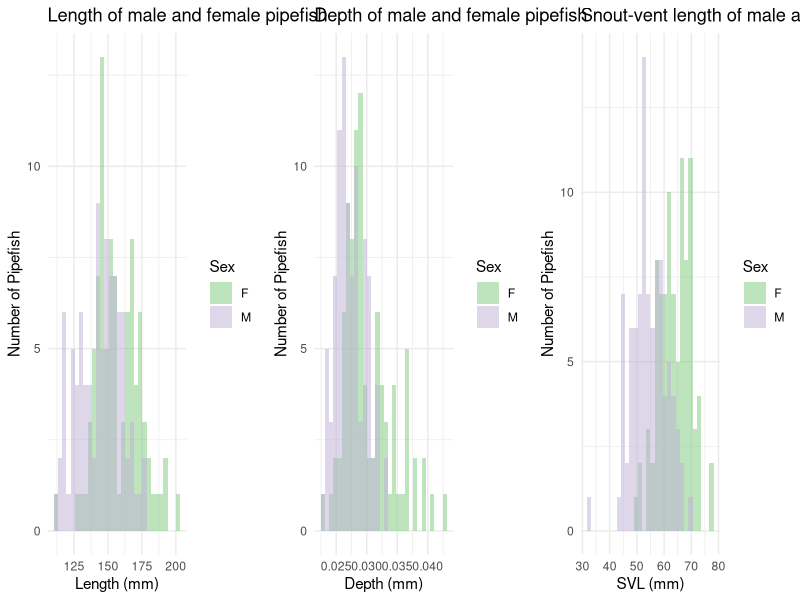

This figure's R source: (Note: this script raises an error after producing the figure.)
## ---- chunk 1
knitr::opts_knit$set(root.dir='../',
                     fig_path="../figs/")
## ---- chunk 2
#This is a cohesive list of all the libraries used in this document
library(ggplot2)
library(cowplot)
library(fBasics)
library(pwr)
library(lme4)
library(dplyr)
library(tidyr)
library(knitr)

## ---- chunk 3

#MomIDs and embryo counts for each section of the male's brood pouch
em_dat <- read.csv("data/EmbryoParentage_fuscus.csv")

#Metadata for males and females from the mesocosm experiments
fem_mesoFU <- read.csv("data/all_fem_meso_fuscus.csv")
mal_mesoFU <- read.csv("data/all_mal_meso_fuscus.csv")

## ---- chunk 4
#Adjust the torso depth
fem_mesoFU$depth_adj <- fem_mesoFU$depth/fem_mesoFU$length
mal_mesoFU$depth_adj <- mal_mesoFU$depth/mal_mesoFU$length

#Testing to see if the variances are equal
var.test(fem_mesoFU$length, mal_mesoFU$length) #EQUAL
var.test(fem_mesoFU$depth_adj, mal_mesoFU$depth_adj) #NOT EQUAL
var.test(fem_mesoFU$svl, mal_mesoFU$svl) #EQUAL

#Testing for normal distribution - Females
normalTest(fem_mesoFU$length, method = "da") #NORMAL
normalTest(fem_mesoFU$depth_adj, method = "da") #NOT NORMAL
normalTest(fem_mesoFU$svl, method = "da") #NORMAL

#Testing for normal distribution - Males
normalTest(mal_mesoFU$length, method = "da") #NOT NORMAL
normalTest(mal_mesoFU$depth_adj, method = "da") #NORMAL
normalTest(mal_mesoFU$svl, method = "da") #NORMAL

## ---- chunk 5
#Combining the datasets
fem_mesoFU$Sex <- "F"
mal_mesoFU$Sex <- "M"
all_sex_meso <- rbind(fem_mesoFU[, c("length", "depth_adj", "svl", "Sex")], mal_mesoFU[, c("length", "depth_adj", "svl", "Sex")])

length <- ggplot(data = all_sex_meso, aes(x = length)) +
  geom_histogram(aes(fill = Sex),
                 alpha = 0.5,
                 position = 'identity') +
  scale_fill_manual(values = c("#7fc97f75", "#beaed475")) +
  theme_minimal() +
  labs(x = "Length (mm)",
       y = "Number of Pipefish",
       title = "Length of male and female pipefish")

depth <- ggplot(data = all_sex_meso, aes(x = depth_adj)) +
  geom_histogram(aes(fill = Sex),
                 alpha = 0.5,
                 position = 'identity') +
  scale_fill_manual(values = c("#7fc97f75", "#beaed475")) +
  theme_minimal() +
  labs(x = "Depth (mm)",
       y = "Number of Pipefish",
       title = "Depth of male and female pipefish")

svl <- ggplot(data = all_sex_meso, aes(x = svl)) +
  geom_histogram(aes(fill = Sex),
                 alpha = 0.5,
                 position = 'identity') +
  scale_fill_manual(values = c("#7fc97f75", "#beaed475")) +
  theme_minimal() +
  labs(x = "SVL (mm)",
       y = "Number of Pipefish",
       title = "Snout-vent length of male and female pipefish")

plot_grid(length, depth, svl,
          ncol = 3)

## ---- chunk 6
#Running the appropriate test
wilcox.test(fem_mesoFU$length, mal_mesoFU$length)
wilcox.test(fem_mesoFU$depth_adj, mal_mesoFU$depth_adj)
t.test(fem_mesoFU$svl, mal_mesoFU$svl, var.equal = TRUE)
## ---- chunk 7

#Checking the power - length
d_mean_len <- abs(mean(fem_mesoFU$length, na.rm = TRUE) - 
                    mean(mal_mesoFU$length, na.rm = TRUE))
pool_sd_len <- sqrt((var(fem_mesoFU$length, na.rm = TRUE) + 
                       var(mal_mesoFU$length, na.rm = TRUE))/ 2)
d_len <- d_mean_len/pool_sd_len

pwr.t.test(n = nrow(fem_mesoFU), 
           d = d_len,
           sig.level = 0.05,
           type = 'two.sample',
           alternative = 'two.sided')

#Checking the power - SVL
d_mean_svl <- abs(mean(fem_mesoFU$svl, na.rm = TRUE) - 
                    mean(mal_mesoFU$svl, na.rm = TRUE))
pool_sd_svl <- sqrt((var(fem_mesoFU$svl, na.rm = TRUE) + 
                       var(mal_mesoFU$svl, na.rm = TRUE))/ 2)
d_svl <- d_mean_svl/pool_sd_svl

pwr.t.test(n = nrow(fem_mesoFU), 
           d = d_svl,
           sig.level = 0.05,
           type = 'two.sample',
           alternative = 'two.sided')

#Checking the power - Depth
d_mean_depth <- abs(mean(fem_mesoFU$depth_adj, na.rm = TRUE) - 
                      mean(mal_mesoFU$depth_adj, na.rm = TRUE))
pool_sd_depth <- sqrt((var(fem_mesoFU$depth_adj, na.rm = TRUE) + 
                         var(mal_mesoFU$depth_adj, na.rm = TRUE))/ 2)
d_depth <- d_mean_depth/pool_sd_depth
pwr.t.test(n = nrow(fem_mesoFU), 
           d = d_depth,
           sig.level = 0.05,
           type = 'two.sample',
           alternative = 'two.sided')

## ---- chunk 8

## ---- chunk 9
#Make a column in *_meso that contains the full fishID (i.e. FU1M3) to match the 
#formatting in the fitness datasets (make sure they have the same name for merging purposes)
fem_mesoFU$momID <- paste0("FU", fem_mesoFU$trial_num, "F",
                         fem_mesoFU$fishID)
mal_mesoFU$maleID <- paste0("FU", mal_mesoFU$trial_num, "M",
                          mal_mesoFU$fishID)

#Merge the datasets based on the columns created above
fem_all <- merge(fem_mesoFU, fem_fitness, by = "momID", 
                 all.x = TRUE, all.y = TRUE)
mal_all <- merge(mal_mesoFU, mal_fitness, by = "maleID", 
                 all.x = TRUE, all.y = TRUE)
## ---- chunk 10
#Subset the merged datasets to remove trials without successful matings 
fem_succFU <- subset(fem_all, !(trial_num %in% c(4, 7, 8, 9)))
mal_succFU <- subset(mal_all, !(trial_num %in% c(4, 7, 8, 9)))

#Replace NAs with 0s in the columns related to fitness
mal_succFU[, c("MatingSuccess", "NumDeveloped_Calc", 
               "NumUndeveloped_Calc", "totalEggs")] <- sapply(mal_succFU[,
                                                                         c("MatingSuccess", "NumDeveloped_Calc", 
               "NumUndeveloped_Calc", "totalEggs")],
                           function(x)
                             ifelse(is.na(x), 0, x))

fem_succFU[, c("MatingSuccess", "NumDeveloped", 
               "NumUndeveloped", "totalEggs")] <- sapply(fem_succFU[, c("MatingSuccess", 
                                                                        "NumDeveloped", 
                                                                        "NumUndeveloped", 
                                                                        "totalEggs")],
                           function(x)
                             ifelse(is.na(x), 0, x))

#Add a column for females to denote mated or unmated
fem_succFU$mated <- ifelse(fem_succFU$MatingSuccess > 0, 1, 0)

## ---- chunk 11
#create a subset of only the males who mated
mated_malFU <- mal_succFU[mal_succFU$preg_status == 1, ]

#Plot brood size against the different metrics for pouch size
par(mfrow=c(1,2))
plot(mated_malFU$bp_area,
     mated_malFU$totalEggs,
     xlab = expression(paste("Brood Pouch Area (mm"^2*")")),
     ylab = "Brood Size (# embryos)",
     col = "darkorange",
     pch = 19)
abline(lm(mated_malFU$totalEggs ~ as.numeric(mated_malFU$bp_area)), lwd = 3, lty = 2)
plot(mated_malFU$bp_length,
     mated_malFU$totalEggs,
     xlab = "Brood Pouch Length (mm)",
     ylab = "Brood Size (# embryos)",
     col = "cyan4",
     pch = 19)
abline(lm(mated_malFU$totalEggs ~ as.numeric(mated_malFU$bp_length)), lwd = 3, lty = 2)
## ---- chunk 12
cor.test(as.numeric(mated_malFU$bp_area), mated_malFU$totalEggs)
cor.test(as.numeric(mated_malFU$bp_length), mated_malFU$totalEggs)
## ---- chunk 13
plot(mated_malFU$length,
     mated_malFU$totalEggs,
     xlab = "Standard Length (mm)",
     ylab = "Brood Size (# embryos)",
     col = "#CD5C5C75",
     pch = 19,
     cex = 1.5
)
abline(lm(mated_malFU$totalEggs ~ as.numeric(mated_malFU$length)), lwd = 3, lty = 2)
## ---- chunk 14
cor.test(as.numeric(mated_malFU$length), mated_malFU$totalEggs)
## ---- chunk 15
eggs_per_mate <- fem_succFU$totalEggs/fem_succFU$MatingSuccess
mean(eggs_per_mate, na.rm = TRUE)
sd(eggs_per_mate, na.rm = TRUE)/sqrt(length(eggs_per_mate))
## ---- chunk 16
#create a subset of only the females who mated
mated_femFU <- fem_succFU[fem_succFU$mated == 1, ]

#Plot total number of eggs transferred against the different metrics for females size
par(mfrow=c(1,3))
plot(mated_femFU$length,
     mated_femFU$totalEggs,
     xlab = "Length (mm)",
     ylab = "Number of eggs transferred",
     col = "darkorange",
     pch = 19)
abline(lm(mated_femFU$totalEggs ~ mated_femFU$length), lwd = 3, lty = 2)
plot(mated_femFU$depth_adj,
     mated_femFU$totalEggs,
     xlab = "Depth (mm)",
     ylab = "Number of eggs transferred",
     col = "cyan4",
     pch = 19)
abline(lm(mated_femFU$totalEggs ~ mated_femFU$depth_adj), lwd = 3, lty = 2)
plot(mated_femFU$svl,
     mated_femFU$totalEggs,
     xlab = "Snout-vent Length (mm)",
     ylab = "Number of eggs transferred",
     col = "purple",
     pch = 19)
abline(lm(mated_femFU$totalEggs ~ mated_femFU$svl), lwd = 3, lty = 2)

## ---- chunk 17
cor.test(mated_femFU$length, as.numeric(mated_femFU$totalEggs))
cor.test(mated_femFU$depth_adj, as.numeric(mated_femFU$totalEggs))
cor.test(mated_femFU$svl, as.numeric(mated_femFU$totalEggs))

## ---- chunk 18

par(mfrow=c(2,3))
mal_succFU$preg_status <- as.factor(mal_succFU$preg_status)
boxplot(mal_succFU$length ~ mal_succFU$preg_status,
        xlab = "Mated",
        ylab = "Length (mm)",
        col= c("darkorange", "cyan4"))
boxplot(mal_succFU$depth_adj ~ mal_succFU$preg_status,
        xlab = "Mated",
        ylab = "Depth (mm)",
        col= c("darkorange", "cyan4"))
boxplot(mal_succFU$svl ~ mal_succFU$preg_status,
        xlab = "Mated",
        ylab = "Snout-vent Length (mm)",
        col= c("darkorange", "cyan4"))
boxplot(as.numeric(mal_succFU$bp_area) ~ mal_succFU$preg_status,
        xlab = "Mated",
        ylab = expression(paste("Brood Pouch Area (mm"^2*")")),
        col= c("darkorange", "cyan4"))
boxplot(mal_succFU$bp_length ~ mal_succFU$preg_status,
        xlab = "Mated",
        ylab = "Brood Pouch Length (mm)",
        col= c("darkorange", "cyan4"))
boxplot(mal_succFU$weight ~ mal_succFU$preg_status,
        xlab = "Mated",
        ylab = "Weight (g)",
        col= c("darkorange", "cyan4"))
## ---- chunk 19
##Test the assumptions
##Looking for equal variances
var.test(mal_succFU$length ~ mal_succFU$preg_status) #equal
var.test(mal_succFU$depth_adj ~ mal_succFU$preg_status) #equal
var.test(mal_succFU$svl ~ mal_succFU$preg_status) #not equal
var.test(as.numeric(mal_succFU$bp_area) ~ mal_succFU$preg_status) #equal
var.test(mal_succFU$bp_length ~ mal_succFU$preg_status) #equal
var.test(mal_succFU$weight ~ mal_succFU$preg_status) #not equal

##Looking for a normal distribution
normalTest(mal_succFU$length, method = "da") #not normal
normalTest(mal_succFU$depth_adj, method = "da") #normal
normalTest(mal_succFU$svl, method = "da") #normal
normalTest(as.numeric(mal_succFU$bp_area), method = "da") #not normal
normalTest(mal_succFU$bp_length, method = "da") #normal
normalTest(mal_succFU$weight, method = "da") #not normal

##Running the appropriate test
wilcox.test(mal_succFU$length ~ mal_succFU$preg_status) #Not sig.
t.test(mal_succFU$depth_adj ~ mal_succFU$preg_status,
       var.equal = TRUE) #not sig.
t.test(mal_succFU$svl ~ mal_succFU$preg_status,
       var.equal = FALSE) #not sig.
wilcox.test(as.numeric(mal_succFU$bp_area) ~ mal_succFU$preg_status) #not. sig.
t.test(mal_succFU$bp_length ~ mal_succFU$preg_status,
       var.equal = TRUE) #sig?
wilcox.test(mal_succFU$weight ~ mal_succFU$preg_status) #not sig.
## ---- chunk 20

hist(mal_all$bp_length, 
     xlab = "Brood Pouch Length (mm)", 
     ylab = "Number of male pipefish",
     col = "#beaed4", breaks = 15, main = "")

hist(mal_all$bp_length[mal_all$preg_status != 0], 
     add = TRUE,
     col = "#8968CD", breaks = 10)


legend("topright",
       legend = c("Mated Males", "All Males"),
       col = c("#8968CD", "#beaed4"),
       pch = 15)
## ---- chunk 21
par(mfrow=c(2,2))
fem_succFU$mated <- as.factor(fem_succFU$mated)

boxplot(fem_succFU$length ~ fem_succFU$mated,
        xlab = "Mated",
        ylab = "Length (mm)",
        col= c("darkorange", "cyan4"))
boxplot(fem_succFU$depth_adj ~ fem_succFU$mated,
        xlab = "Mated",
        ylab = "Depth (mm)",
        col= c("darkorange", "cyan4"))
boxplot(fem_succFU$svl ~ fem_succFU$mated,
        xlab = "Mated",
        ylab = "Snout-vent Length (mm)",
        col= c("darkorange", "cyan4"))
boxplot(fem_succFU$weight ~ fem_succFU$mated,
        xlab = "Mated",
        ylab = "Weight (g)",
        col= c("darkorange", "cyan4"))

## ---- chunk 22
#Test the assumptions
##Equal variances
var.test(fem_succFU$length ~ fem_succFU$mated) #equal
var.test(fem_succFU$depth_adj ~ fem_succFU$mated) #not equal
var.test(fem_succFU$svl ~ fem_succFU$mated) #equal
var.test(fem_succFU$weight ~ fem_succFU$mated) #equal

##Normal Distributions
normalTest(fem_succFU$length, method = "da") #normal
normalTest(fem_succFU$depth_adj, method = "da") #not normal
normalTest(fem_succFU$svl, method = "da") #normal
normalTest(fem_succFU$weight, method = "da") #normal

#Running the appropriate test
t.test(fem_succFU$length ~ fem_succFU$mated, 
       var.equal = TRUE) #not sig.
wilcox.test(fem_succFU$depth_adj ~ fem_succFU$mated) #not sig.
t.test(fem_succFU$svl ~ fem_succFU$mated, 
       var.equal = TRUE) #not sig.
t.test(fem_succFU$weight ~ fem_succFU$mated,
       var.equal = TRUE) #not sig.
## ---- chunk 23

hist(fem_all$depth_adj, 
     xlab = "Torso Depth (mm)", 
     ylab = "Number of female pipefish",
     col = "#7fc97f", breaks = 20, main = "")

hist(fem_all$depth_adj[fem_all$MatingSuccess != 0], 
     add = TRUE,
     col = "#548B54", breaks = 15)

legend("topright",
       legend = c("Mated Females", "All Females"),
       col = c("#548B54", "#7fc97f"),
       pch = 15)
